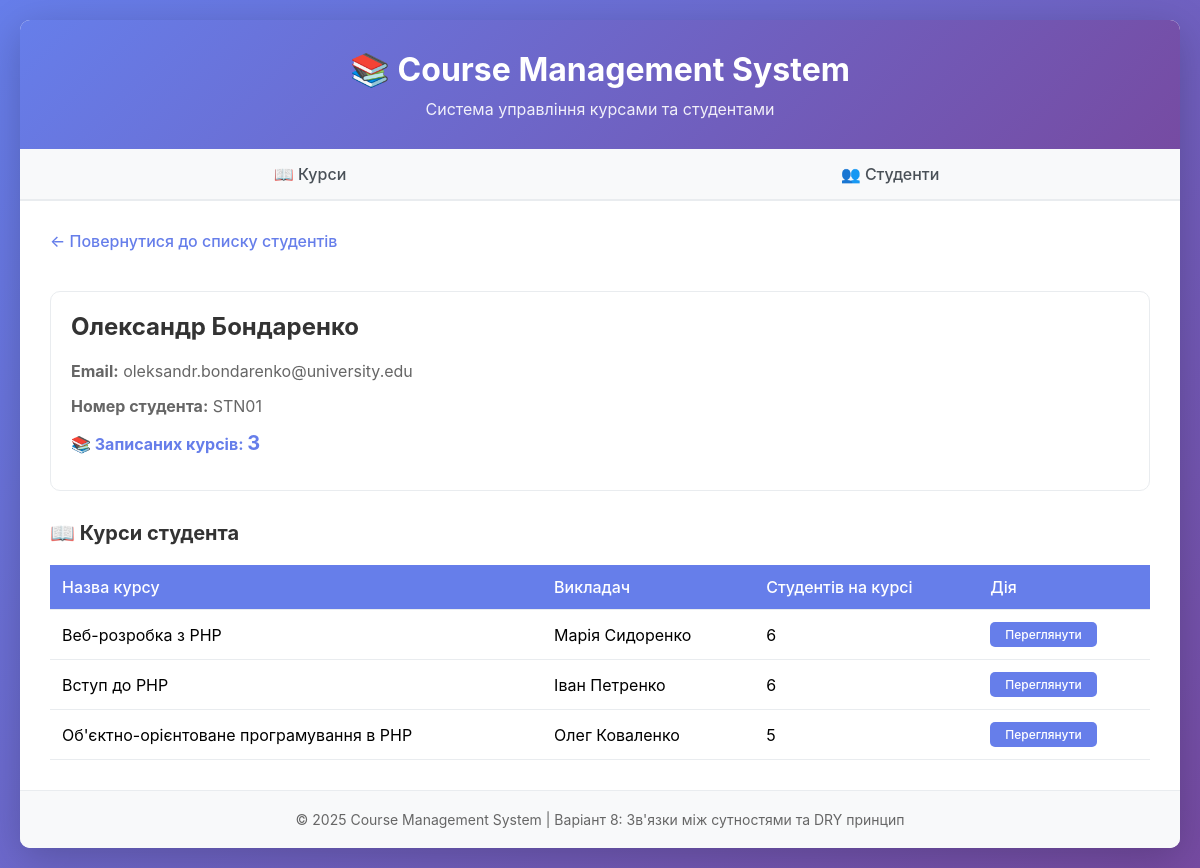
Page /index.php?action=student&id=1 on the earlier database version.
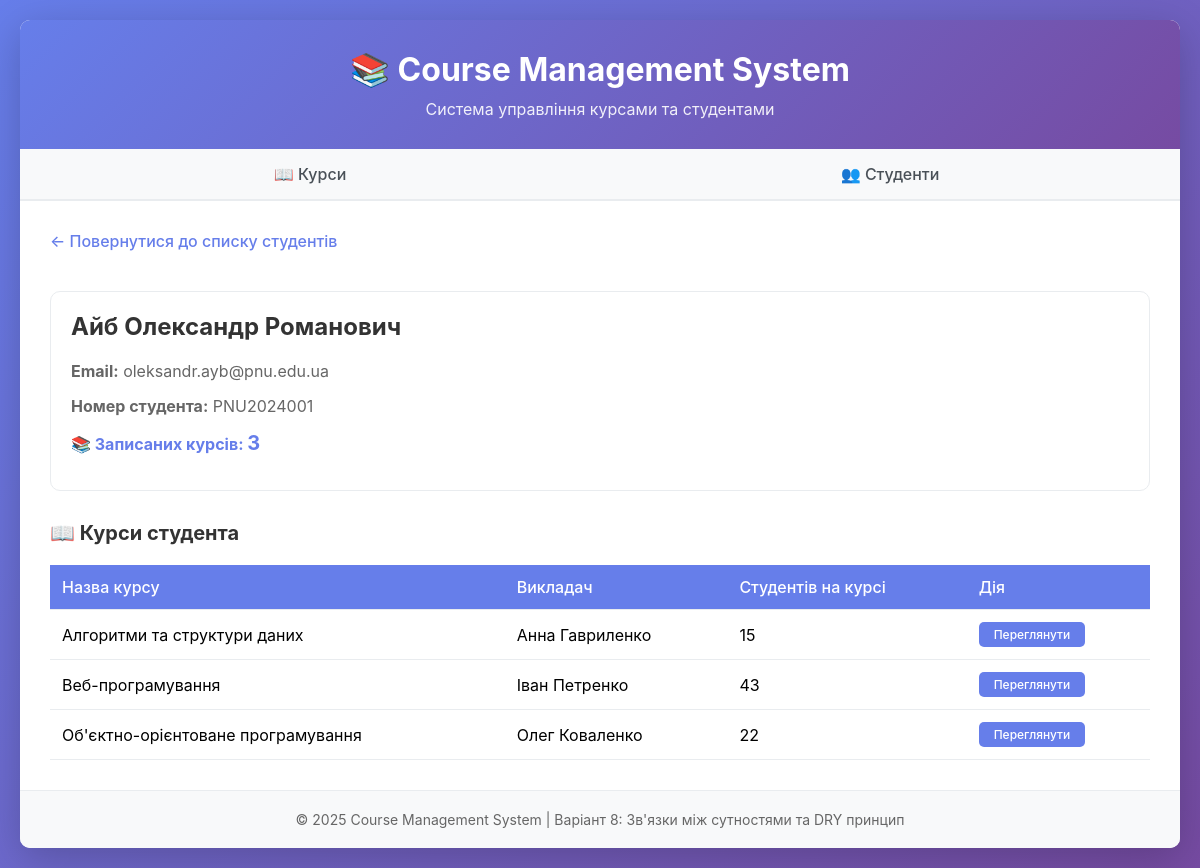
Same page on the later database version.
### tables this page shows
CREATE TABLE students (
    id INT AUTO_INCREMENT PRIMARY KEY,
    name VARCHAR(255) NOT NULL,
    email VARCHAR(255) NOT NULL UNIQUE,
    student_number VARCHAR(50) NOT NULL UNIQUE,
    created_at TIMESTAMP DEFAULT CURRENT_TIMESTAMP,
    updated_at TIMESTAMP DEFAULT CURRENT_TIMESTAMP ON UPDATE CURRENT_TIMESTAMP
);

CREATE TABLE courses (
    id INT AUTO_INCREMENT PRIMARY KEY,
    name VARCHAR(255) NOT NULL,
    description TEXT,
    instructor VARCHAR(255) NOT NULL,
    created_at TIMESTAMP DEFAULT CURRENT_TIMESTAMP,
    updated_at TIMESTAMP DEFAULT CURRENT_TIMESTAMP ON UPDATE CURRENT_TIMESTAMP
);

### src/Database.php (called while the page is built, shortened)
<?php
class Database {
    private static $instance = null;
    private $connection;
    private function __construct() {
        try {
            $dsn = 'mysql:host=' . DB_HOST . ';dbname=' . DB_NAME . ';charset=utf8mb4';
            $this->connection = new PDO(
                $dsn,
                DB_USER,
                DB_PASS,
                [
                    PDO::ATTR_ERRMODE => PDO::ERRMODE_EXCEPTION,
                    PDO::ATTR_DEFAULT_FETCH_MODE => PDO::FETCH_ASSOC,
                ]
            );
        } catch (PDOException $e) {
            die('Помилка підключення до БД: ' . $e->getMessage());
        }
    }
    public static function getInstance() {
        if (self::$instance === null) {
            self::$instance = new self();
        }
        return self::$instance;
    }
    public function execute($sql, $params = []) {
        $stmt = $this->connection->prepare($sql);
        $stmt->execute($params);
        return $stmt;
    }
    public function fetchOne($sql, $params = []) {
        $stmt = $this->execute($sql, $params);
        return $stmt->fetch();
    }
    public function fetchAll($sql, $params = []) {
        $stmt = $this->execute($sql, $params);
        return $stmt->fetchAll();
    }
}

### src/Model.php (called while the page is built, shortened)
<?php
abstract class Model {
    protected static $table;
    protected $attributes = [];
    public function __construct($attributes = []) {
        $this->attributes = $attributes;
    }
    public function __get($name) {
        return $this->attributes[$name] ?? null;
    }
    public static function find($id) {
        $db = Database::getInstance();
        $record = $db->fetchOne('SELECT * FROM ' . static::$table . ' WHERE id = ?', [$id]);
        if ($record) {
            return new static($record);
        }
        return null;
    }
}

### src/Student.php (called while the page is built, shortened)
<?php
class Student extends Model {
    public function getCourses() {
        $db = Database::getInstance();
        $sql = '
            SELECT c.* FROM courses c
            INNER JOIN enrollments e ON c.id = e.course_id
            WHERE e.student_id = ?
            ORDER BY c.name ASC
        ';
        $records = $db->fetchAll($sql, [$this->attributes['id']]);
        $courses = [];
        foreach ($records as $record) {
            $courses[] = new Course($record);
        }
        return $courses;
    }
    public function getCourseCount() {
        $db = Database::getInstance();
        $sql = '
            SELECT COUNT(*) as count FROM enrollments
            WHERE student_id = ?
        ';
        $result = $db->fetchOne($sql, [$this->attributes['id']]);
        return $result['count'] ?? 0;
    }
}

### src/Course.php (called while the page is built, shortened)
<?php
class Course extends Model {
    public function getStudentCount() {
        $db = Database::getInstance();
        $sql = '
            SELECT COUNT(*) as count FROM enrollments
            WHERE course_id = ?
        ';
        $result = $db->fetchOne($sql, [$this->attributes['id']]);
        return $result['count'] ?? 0;
    }
}

### views/student_show.php (the view, shortened to what the changed rows need)
<!DOCTYPE html>
<html lang="uk">
<head>
    <link rel="stylesheet" href="views/style.css">
</head>
<body>
    <div class="container">
        <header>
            <h1>📚 Course Management System</h1>
            <p>Система управління курсами та студентами</p>
        </header>
        <nav>
            <a href="index.php?action=courses">📖 Курси</a>
            <a href="index.php?action=students">👥 Студенти</a>
        </nav>
        <main>
            <a href="index.php?action=students" class="back-link">← Повернутися до списку студентів</a>
            <div class="card" style="margin: 20px 0;">
                <h2><?php echo htmlspecialchars($student->name); ?></h2>
                <p style="color: #666; margin: 15px 0;">
                    <strong>Email:</strong> <?php echo htmlspecialchars($student->email); ?>
                </p>
                <p style="color: #666; margin: 15px 0;">
                    <strong>Номер студента:</strong> <?php echo htmlspecialchars($student->student_number); ?>
                </p>
                <p style="color: #667eea; font-weight: bold; margin: 15px 0;">
                    📚 Записаних курсів: <span style="font-size: 20px;"><?php echo $student->getCourseCount(); ?></span>
                </p>
            </div>
            <h3>📖 Курси студента</h3>
            <?php if (empty($courses)): ?>
                <div class="empty-state">
                    <p>Студент не записаний на жодний курс</p>
                </div>
            <?php else: ?>
                <table>
                    <thead>
                        <tr>
                            <th>Назва курсу</th>
                            <th>Викладач</th>
                            <th>Студентів на курсі</th>
                            <th>Дія</th>
                        </tr>
                    </thead>
                    <tbody>
                        <?php foreach ($courses as $course): ?>
                            <tr>
                                <td><?php echo htmlspecialchars($course->name); ?></td>
                                <td><?php echo htmlspecialchars($course->instructor); ?></td>
                                <td><?php echo $course->getStudentCount(); ?></td>
                                <td>
                                    <a href="index.php?action=course&id=<?php echo $course->id; ?>" class="btn btn-small">
                                        Переглянути
                                    </a>
                                </td>
                            </tr>
                        <?php endforeach; ?>
                    </tbody>
                </table>
            <?php endif; ?>
        </main>
        <footer>
            <p>© 2025 Course Management System | Варіант 8: Зв'язки між сутностями та DRY принцип</p>
        </footer>
    </div>
</body>
</html>

Differences in the rows shown:
no longer on this page (row edited): courses: name "Веб-розробка з PHP", instructor "Марія Сидоренко", StudentCount "6"
changed students: name "Олександр Бондаренко" → "Айб Олександр Романович"; email "oleksandr.bondarenko@university.edu" → "oleksandr.ayb@pnu.edu.ua"; student_number "STN01" → "PNU2024001"
now on this page (row edited): courses: name "Алгоритми та структури даних", instructor "Анна Гавриленко", StudentCount "15"
changed courses "Іван Петренко": name "Вступ до PHP" → "Веб-програмування"; StudentCount "6" → "43"
changed courses "Олег Коваленко": name "Об'єктно-орієнтоване програмування в PHP" → "Об'єктно-орієнтоване програмування"; StudentCount "5" → "22"
